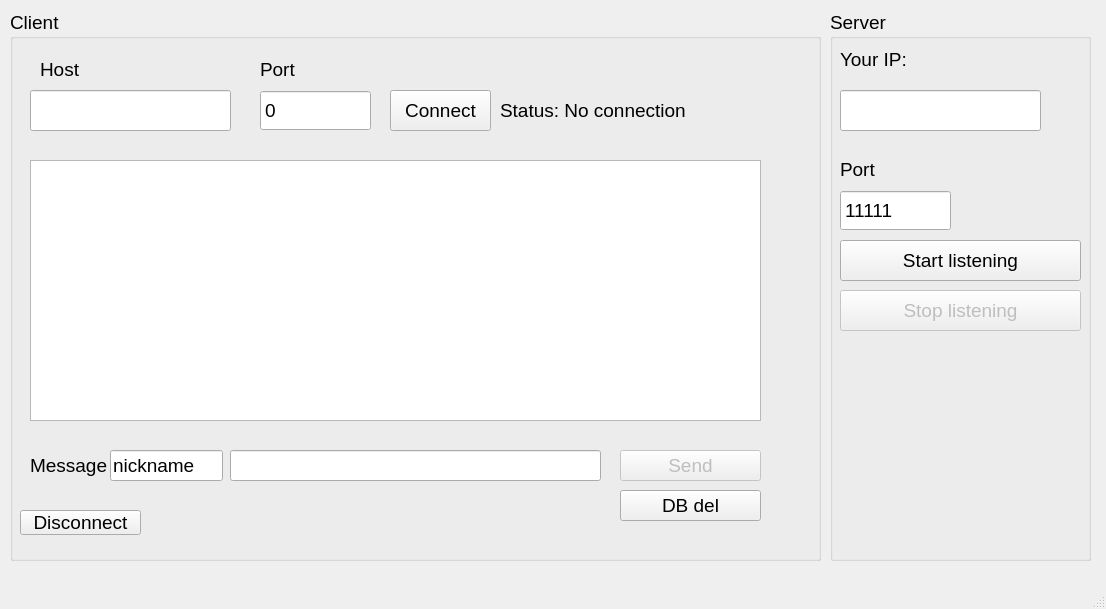
<?xml version="1.0" encoding="UTF-8"?>
<ui version="4.0">
 <class>MainWindow</class>
 <widget class="QMainWindow" name="MainWindow">
  <property name="geometry">
   <rect>
    <x>0</x>
    <y>0</y>
    <width>1106</width>
    <height>609</height>
   </rect>
  </property>
  <property name="font">
   <font>
    <pointsize>14</pointsize>
   </font>
  </property>
  <property name="windowTitle">
   <string>MainWindow</string>
  </property>
  <widget class="QWidget" name="centralwidget">
   <widget class="QGroupBox" name="groupBox">
    <property name="geometry">
     <rect>
      <x>10</x>
      <y>10</y>
      <width>811</width>
      <height>551</height>
     </rect>
    </property>
    <property name="title">
     <string>Client</string>
    </property>
    <widget class="QLabel" name="label_4">
     <property name="geometry">
      <rect>
       <x>20</x>
       <y>440</y>
       <width>101</width>
       <height>31</height>
      </rect>
     </property>
     <property name="text">
      <string>Message</string>
     </property>
    </widget>
    <widget class="QLineEdit" name="host_field">
     <property name="geometry">
      <rect>
       <x>20</x>
       <y>80</y>
       <width>201</width>
       <height>41</height>
      </rect>
     </property>
    </widget>
    <widget class="QLabel" name="label_2">
     <property name="geometry">
      <rect>
       <x>250</x>
       <y>50</y>
       <width>101</width>
       <height>18</height>
      </rect>
     </property>
     <property name="text">
      <string>Port</string>
     </property>
    </widget>
    <widget class="QSpinBox" name="port_field">
     <property name="geometry">
      <rect>
       <x>250</x>
       <y>80</y>
       <width>111</width>
       <height>41</height>
      </rect>
     </property>
     <property name="buttonSymbols">
      <enum>QAbstractSpinBox::NoButtons</enum>
     </property>
     <property name="maximum">
      <number>65535</number>
     </property>
    </widget>
    <widget class="QPushButton" name="connectButton">
     <property name="geometry">
      <rect>
       <x>380</x>
       <y>80</y>
       <width>101</width>
       <height>41</height>
      </rect>
     </property>
     <property name="text">
      <string>Connect</string>
     </property>
    </widget>
    <widget class="QPushButton" name="sendButton">
     <property name="enabled">
      <bool>false</bool>
     </property>
     <property name="geometry">
      <rect>
       <x>610</x>
       <y>440</y>
       <width>141</width>
       <height>31</height>
      </rect>
     </property>
     <property name="text">
      <string>Send</string>
     </property>
    </widget>
    <widget class="QLineEdit" name="message_field">
     <property name="geometry">
      <rect>
       <x>220</x>
       <y>440</y>
       <width>371</width>
       <height>31</height>
      </rect>
     </property>
    </widget>
    <widget class="QLabel" name="status_label">
     <property name="geometry">
      <rect>
       <x>490</x>
       <y>90</y>
       <width>261</width>
       <height>21</height>
      </rect>
     </property>
     <property name="text">
      <string>Status: No connection</string>
     </property>
    </widget>
    <widget class="QTextEdit" name="chat_window">
     <property name="geometry">
      <rect>
       <x>20</x>
       <y>150</y>
       <width>731</width>
       <height>261</height>
      </rect>
     </property>
     <property name="readOnly">
      <bool>true</bool>
     </property>
    </widget>
    <widget class="QLabel" name="label">
     <property name="geometry">
      <rect>
       <x>30</x>
       <y>50</y>
       <width>181</width>
       <height>18</height>
      </rect>
     </property>
     <property name="text">
      <string>Host</string>
     </property>
    </widget>
    <widget class="QLabel" name="message_status">
     <property name="geometry">
      <rect>
       <x>120</x>
       <y>470</y>
       <width>471</width>
       <height>21</height>
      </rect>
     </property>
     <property name="font">
      <font>
       <pointsize>9</pointsize>
      </font>
     </property>
     <property name="text">
      <string/>
     </property>
    </widget>
    <widget class="QPushButton" name="disconnect_Buton">
     <property name="geometry">
      <rect>
       <x>10</x>
       <y>500</y>
       <width>121</width>
       <height>25</height>
      </rect>
     </property>
     <property name="text">
      <string>Disconnect</string>
     </property>
    </widget>
    <widget class="QLabel" name="label_6">
     <property name="geometry">
      <rect>
       <x>160</x>
       <y>500</y>
       <width>81</width>
       <height>31</height>
      </rect>
     </property>
     <property name="text">
      <string/>
     </property>
    </widget>
    <widget class="QLabel" name="label_7">
     <property name="geometry">
      <rect>
       <x>260</x>
       <y>500</y>
       <width>91</width>
       <height>31</height>
      </rect>
     </property>
     <property name="text">
      <string/>
     </property>
    </widget>
    <widget class="QLabel" name="label_8">
     <property name="geometry">
      <rect>
       <x>360</x>
       <y>500</y>
       <width>81</width>
       <height>31</height>
      </rect>
     </property>
     <property name="text">
      <string/>
     </property>
    </widget>
    <widget class="QLineEdit" name="lineEdit">
     <property name="geometry">
      <rect>
       <x>100</x>
       <y>440</y>
       <width>113</width>
       <height>31</height>
      </rect>
     </property>
     <property name="text">
      <string>nickname</string>
     </property>
    </widget>
    <widget class="QPushButton" name="pushButton">
     <property name="geometry">
      <rect>
       <x>610</x>
       <y>480</y>
       <width>141</width>
       <height>31</height>
      </rect>
     </property>
     <property name="text">
      <string>DB del</string>
     </property>
    </widget>
   </widget>
   <widget class="QGroupBox" name="groupBox_2">
    <property name="geometry">
     <rect>
      <x>830</x>
      <y>10</y>
      <width>261</width>
      <height>551</height>
     </rect>
    </property>
    <property name="title">
     <string>Server</string>
    </property>
    <widget class="QLabel" name="label_3">
     <property name="geometry">
      <rect>
       <x>10</x>
       <y>150</y>
       <width>101</width>
       <height>18</height>
      </rect>
     </property>
     <property name="text">
      <string>Port</string>
     </property>
    </widget>
    <widget class="QSpinBox" name="port_field_2">
     <property name="geometry">
      <rect>
       <x>10</x>
       <y>180</y>
       <width>111</width>
       <height>41</height>
      </rect>
     </property>
     <property name="buttonSymbols">
      <enum>QAbstractSpinBox::NoButtons</enum>
     </property>
     <property name="maximum">
      <number>65535</number>
     </property>
     <property name="value">
      <number>11111</number>
     </property>
    </widget>
    <widget class="QPushButton" name="startButton">
     <property name="geometry">
      <rect>
       <x>10</x>
       <y>230</y>
       <width>241</width>
       <height>41</height>
      </rect>
     </property>
     <property name="text">
      <string>Start listening</string>
     </property>
    </widget>
    <widget class="QPushButton" name="stopButton">
     <property name="enabled">
      <bool>false</bool>
     </property>
     <property name="geometry">
      <rect>
       <x>10</x>
       <y>280</y>
       <width>241</width>
       <height>41</height>
      </rect>
     </property>
     <property name="text">
      <string>Stop listening</string>
     </property>
    </widget>
    <widget class="QLabel" name="label_5">
     <property name="geometry">
      <rect>
       <x>10</x>
       <y>40</y>
       <width>161</width>
       <height>18</height>
      </rect>
     </property>
     <property name="text">
      <string>Your IP:</string>
     </property>
    </widget>
    <widget class="QLineEdit" name="your_ip">
     <property name="geometry">
      <rect>
       <x>10</x>
       <y>80</y>
       <width>201</width>
       <height>41</height>
      </rect>
     </property>
     <property name="readOnly">
      <bool>true</bool>
     </property>
    </widget>
   </widget>
  </widget>
  <widget class="QMenuBar" name="menubar">
   <property name="geometry">
    <rect>
     <x>0</x>
     <y>0</y>
     <width>1106</width>
     <height>31</height>
    </rect>
   </property>
  </widget>
  <widget class="QStatusBar" name="statusbar"/>
 </widget>
 <resources/>
 <connections/>
</ui>
